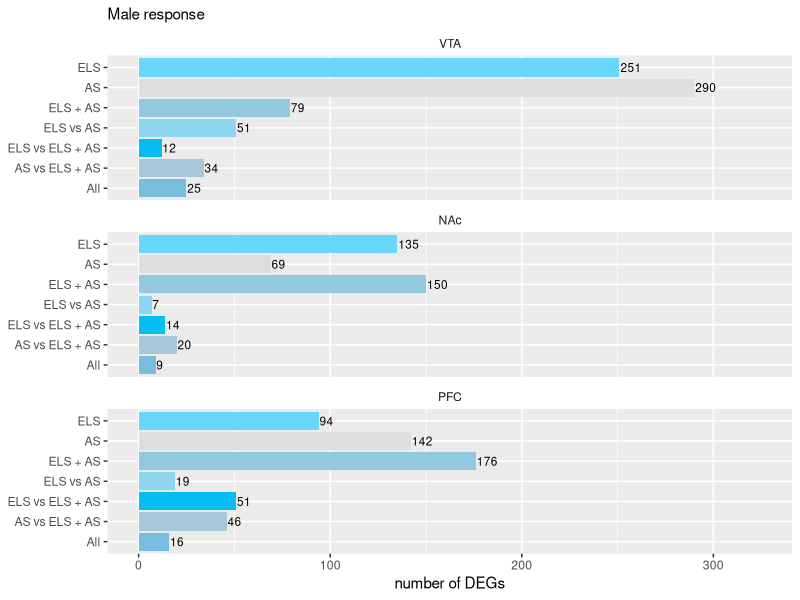
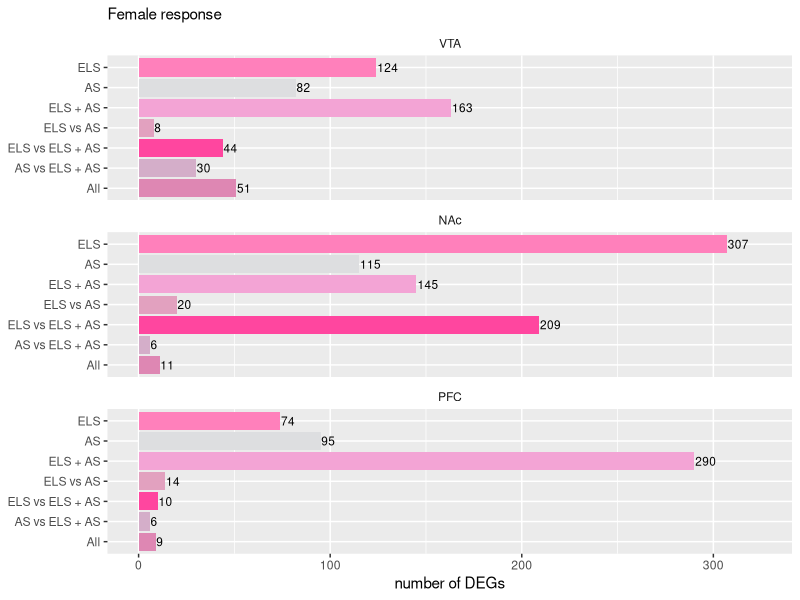
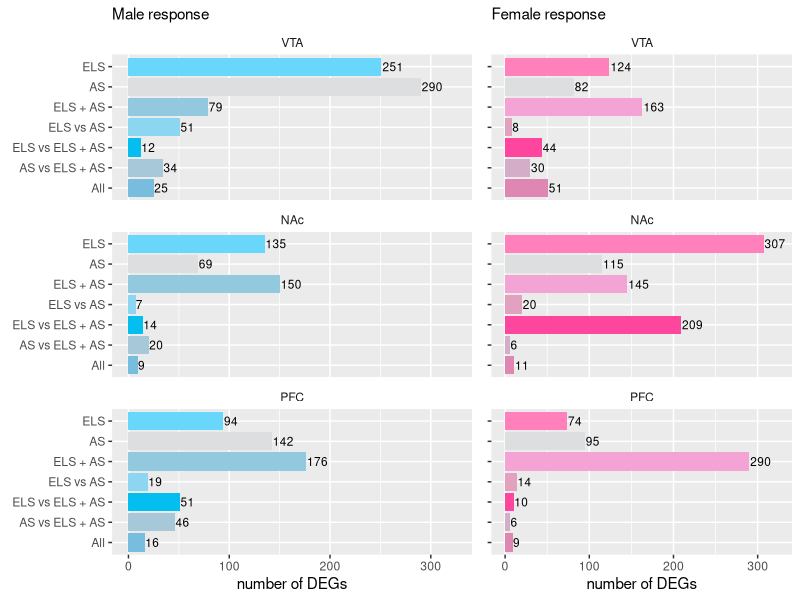

Recreate these plots in R, in order.
## ---- chunk 1
library(ggplot2)
library(dplyr)
library(cowplot)

knitr::opts_chunk$set(fig.path = './')
## ---- chunk 2
fig1venn <- read.csv("fig1venn.csv")

head(fig1venn)

summary(fig1venn)

fig1venn$region <- factor(fig1venn$region, levels = c("VTA", "NAc", "PFC")) 
fig1venn$group <- factor(fig1venn$group, levels = c("All" ,  
                                                       "AS vs ELS + AS",
                                                       "ELS vs ELS + AS" ,
                                                       "ELS vs AS",
                                                       "ELS + AS",
                                                       "AS",
                                                       "ELS" 
                                                       ))


males <- fig1venn %>% filter(sex == "male") %>% droplevels()
females <- fig1venn %>% filter(sex == "female") %>% droplevels()


m <- ggplot(data=males, aes(x=group, y = number,  fill = group)) + 
  geom_bar(stat="identity")  + 
  coord_flip() + 
  facet_wrap(~region, nrow = 3) +
  scale_x_discrete(drop=FALSE)+
  scale_y_continuous(limits=c(0, 325)) +
  scale_fill_manual(values = c("All" = "#79BDDE",  
                                "AS vs ELS + AS" = "#A7C8D9",
                                "ELS vs ELS + AS" = "#03BEEE" ,
                                "ELS vs AS" = "#8DD6F2",
                                "ELS + AS" = "#92C9DE",
                                "AS" = "#DDDEE0",
                                "ELS" = "#69D7FC" )) +
  geom_text(aes(label=number),size=3, hjust = -0.05) +
  guides(fill = guide_legend(reverse = TRUE)) +
  theme(legend.title = element_blank(),
        legend.position = "none",
        strip.background = element_rect( fill="white")) +
  labs(subtitle = "Male response",
       x = NULL, y = "number of DEGs") 
m

f <- ggplot(data=females, aes(x=group, y = number,  fill = group)) + 
  geom_bar(stat="identity")  + 
  coord_flip() + 
  facet_wrap(~region, nrow = 3) +
  scale_x_discrete(drop=FALSE)+
  scale_y_continuous(limits=c(0, 325)) +
  scale_fill_manual(values = c("All" = "#DE87B3",  
                                "AS vs ELS + AS" = "#D4AEC9",
                                "ELS vs ELS + AS" = "#FF469F" ,
                                "ELS vs AS" = "#E2A1BF",
                                "ELS + AS" = "#F3A4D5",
                                "AS" = "#DDDEE0",
                                "ELS" = "#FF80BB" )) +
  geom_text(aes(label=number),size=3, hjust = -0.05) +
  guides(fill = guide_legend(reverse = TRUE)) +
  theme(legend.title = element_blank(),
        legend.position = "none",
        strip.background = element_rect( fill="white")) +
  labs(subtitle = "Female response",
       x = NULL, y = "number of DEGs") 
f

plot_grid(m, f + theme(axis.text.y=element_blank()), 
          nrow = 1, rel_widths = c(0.6,0.4))
